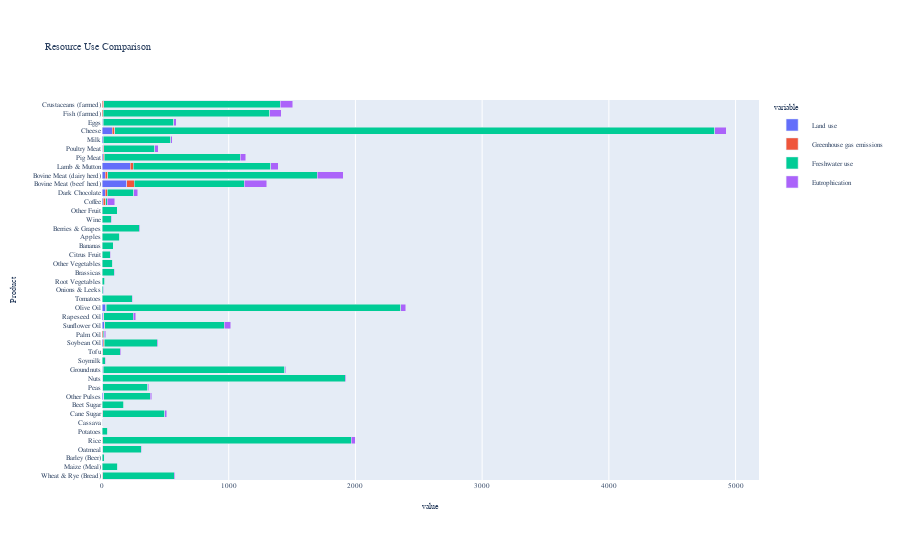

Notebook source saved alongside this figure:
### Code cell
# Stacked horizontal bar chart for df_total
fig_total_stacked = px.bar(df_total, y='Product', x=['Land use', 'Greenhouse gas emissions', 'Freshwater use', 'Eutrophication'],
                           orientation='h', title='Resource Use Comparison', barmode='stack')
fig_total_stacked.update_layout(layout)

# Display the plot
fig_total_stacked.show()

### Figure 1 — Plotly figure (JSON) as saved in the notebook; plotly's stock layout.template omitted (floating-point values rounded to 4 significant figures)
{"data": [{"alignmentgroup": "True", "hovertemplate": "variable=Land use<br>value=%{x}<br>Product=%{y}<extra></extra>", "legendgroup": "Land use", "marker": {"color": "#636efa", "pattern": {"shape": ""}}, "name": "Land use", "offsetgroup": "Land use", "orientation": "h", "showlegend": true, "textposition": "auto", "type": "bar", "x": [3.482, 1.628, 0.94, 4.766, 2.401, 0.643, 1.254, 1.594, 1.433, 13.62, 6.738, 5.08, 6.971, 0.592, 3.154, 10.17, 2.438, 17.19, 10.55, 28.3, 0.51, 0.285, 0.263, 0.452, 0.31, 0.675, 1.23, 0.493, 1.64, 1.553, 0.61, 11.72, 23.69, 193.7, 25.73, 223.3, 10.16, 7.49, 8.004, 80.64, 6.049, 3.378, 1.429], "xaxis": "x", "y": ["Wheat & Rye (Bread)", "Maize (Meal)", "Barley (Beer)", "Oatmeal", "Rice", "Potatoes", "Cassava", "Cane Sugar", "Beet Sugar", "Other Pulses", "Peas", "Nuts", "Groundnuts", "Soymilk", "Tofu", "Soybean Oil", "Palm Oil", "Sunflower Oil", "Rapeseed Oil", "Olive Oil", "Tomatoes", "Onions & Leeks", "Root Vegetables", "Brassicas", "Other Vegetables", "Citrus Fruit", "Bananas", "Apples", "Berries & Grapes", "Wine", "Other Fruit", "Coffee", "Dark Chocolate", "Bovine Meat (beef herd)", "Bovine Meat (dairy herd)", "Lamb & Mutton", "Pig Meat", "Poultry Meat", "Milk", "Cheese", "Eggs", "Fish (farmed)", "Crustaceans (farmed)"], "yaxis": "y"}, {"alignmentgroup": "True", "hovertemplate": "variable=Greenhouse gas emissions<br>value=%{x}<br>Product=%{y}<extra></extra>", "legendgroup": "Greenhouse gas emissions", "marker": {"color": "#EF553B", "pattern": {"shape": ""}}, "name": "Greenhouse gas emissions", "offsetgroup": "Greenhouse gas emissions", "orientation": "h", "showlegend": true, "textposition": "auto", "type": "bar", "x": [1.441, 0.988, 1.109, 1.575, 3.839, 0.37, 0.987, 2.672, 1.536, 1.61, 0.896, 0.278, 2.497, 0.914, 2.871, 6.117, 7.605, 3.607, 3.828, 5.944, 1.427, 0.395, 0.365, 0.437, 0.455, 0.317, 0.678, 0.357, 1.214, 1.585, 0.75, 16.48, 18.68, 59.57, 21.09, 24.41, 7.282, 6.092, 2.781, 21.24, 4.507, 5.183, 11.85], "xaxis": "x", "y": ["Wheat & Rye (Bread)", "Maize (Meal)", "Barley (Beer)", "Oatmeal", "Rice", "Potatoes", "Cassava", "Cane Sugar", "Beet Sugar", "Other Pulses", "Peas", "Nuts", "Groundnuts", "Soymilk", "Tofu", "Soybean Oil", "Palm Oil", "Sunflower Oil", "Rapeseed Oil", "Olive Oil", "Tomatoes", "Onions & Leeks", "Root Vegetables", "Brassicas", "Other Vegetables", "Citrus Fruit", "Bananas", "Apples", "Berries & Grapes", "Wine", "Other Fruit", "Coffee", "Dark Chocolate", "Bovine Meat (beef herd)", "Bovine Meat (dairy herd)", "Lamb & Mutton", "Pig Meat", "Poultry Meat", "Milk", "Cheese", "Eggs", "Fish (farmed)", "Crustaceans (farmed)"], "yaxis": "y"}, {"alignmentgroup": "True", "hovertemplate": "variable=Freshwater use<br>value=%{x}<br>Product=%{y}<extra></extra>", "legendgroup": "Freshwater use", "marker": {"color": "#00cc96", "pattern": {"shape": ""}}, "name": "Freshwater use", "offsetgroup": "Freshwater use", "orientation": "h", "showlegend": true, "textposition": "auto", "type": "bar", "x": [567, 120, 15, 302, 1962, 43, 0, 492, 170, 364, 353, 1914, 1431, 26, 139, 418, 7, 943, 234, 2322, 235, 11, 23, 97, 83, 65, 86, 140, 292, 68, 119, 14, 209, 871, 1650, 1082, 1073, 402, 533, 4735, 556, 1315, 1394], "xaxis": "x", "y": ["Wheat & Rye (Bread)", "Maize (Meal)", "Barley (Beer)", "Oatmeal", "Rice", "Potatoes", "Cassava", "Cane Sugar", "Beet Sugar", "Other Pulses", "Peas", "Nuts", "Groundnuts", "Soymilk", "Tofu", "Soybean Oil", "Palm Oil", "Sunflower Oil", "Rapeseed Oil", "Olive Oil", "Tomatoes", "Onions & Leeks", "Root Vegetables", "Brassicas", "Other Vegetables", "Citrus Fruit", "Bananas", "Apples", "Berries & Grapes", "Wine", "Other Fruit", "Coffee", "Dark Chocolate", "Bovine Meat (beef herd)", "Bovine Meat (dairy herd)", "Lamb & Mutton", "Pig Meat", "Poultry Meat", "Milk", "Cheese", "Eggs", "Fish (farmed)", "Crustaceans (farmed)"], "yaxis": "y"}, {"alignmentgroup": "True", "hovertemplate": "variable=Eutrophication<br>value=%{x}<br>Product=%{y}<extra></extra>", "legendgroup": "Eutrophication", "marker": {"color": "#ab63fa", "pattern": {"shape": ""}}, "name": "Eutrophication", "offsetgroup": "Eutrophication", "orientation": "h", "showlegend": true, "textposition": "auto", "type": "bar", "x": [7.06, 2.26, 2.11, 7.05, 29.72, 2.55, 0.56, 13.6, 4.37, 15.01, 6.83, 8.8, 11.17, 0.97, 5.53, 11.23, 10.89, 50.61, 19.39, 40.24, 4.81, 2.3, 1.32, 4.14, 1.86, 1.57, 2.25, 1.15, 5.31, 4.02, 1.79, 60.2, 30.61, 177.5, 208.8, 59.65, 44.16, 29.57, 9.34, 88.75, 21.02, 92.07, 97.87], "xaxis": "x", "y": ["Wheat & Rye (Bread)", "Maize (Meal)", "Barley (Beer)", "Oatmeal", "Rice", "Potatoes", "Cassava", "Cane Sugar", "Beet Sugar", "Other Pulses", "Peas", "Nuts", "Groundnuts", "Soymilk", "Tofu", "Soybean Oil", "Palm Oil", "Sunflower Oil", "Rapeseed Oil", "Olive Oil", "Tomatoes", "Onions & Leeks", "Root Vegetables", "Brassicas", "Other Vegetables", "Citrus Fruit", "Bananas", "Apples", "Berries & Grapes", "Wine", "Other Fruit", "Coffee", "Dark Chocolate", "Bovine Meat (beef herd)", "Bovine Meat (dairy herd)", "Lamb & Mutton", "Pig Meat", "Poultry Meat", "Milk", "Cheese", "Eggs", "Fish (farmed)", "Crustaceans (farmed)"], "yaxis": "y"}], "layout": {"barmode": "stack", "font": {"family": "\"Lato, \"Helvetica Neue\", Helvetica, Arial, \"Liberation Sans\", sans-serif", "size": 7}, "legend": {"title": {"text": "variable"}, "tracegroupgap": 0}, "title": {"text": "Resource Use Comparison"}, "xaxis": {"anchor": "y", "domain": [0, 1], "title": {"text": "value"}}, "yaxis": {"anchor": "x", "domain": [0, 1], "title": {"text": "Product"}}}}
